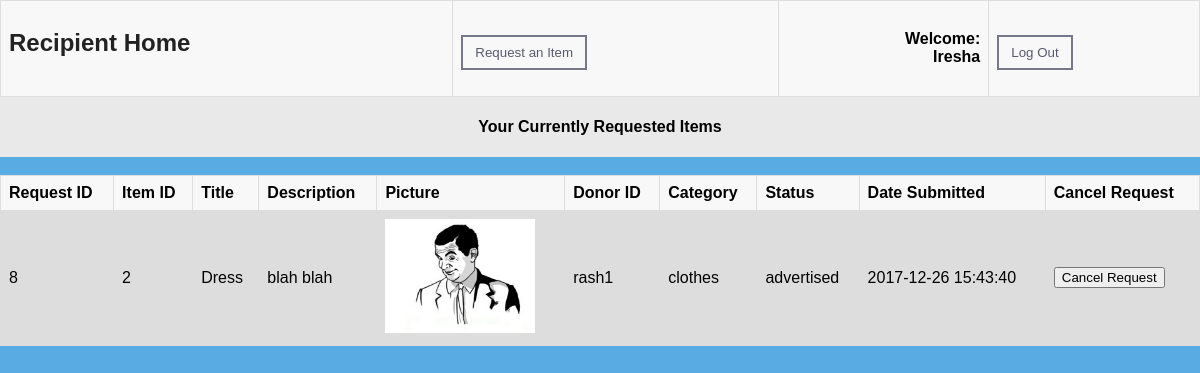
Page /recipientHome.php (signed in) on the committed database.
### tables this page shows
CREATE TABLE `request` (
  `request_id` varchar(15) NOT NULL,
  `user_id` varchar(20) NOT NULL,
  `item_id` int(15) NOT NULL
);

CREATE TABLE `item` (
  `item_id` int(15) NOT NULL,
  `title` varchar(20) NOT NULL,
  `description` mediumtext NOT NULL,
  `photo_path` varchar(50) NOT NULL,
  `donor_id` varchar(20) NOT NULL,
  `requester_id` varchar(6) DEFAULT NULL,
  `category` varchar(10) NOT NULL,
  `status` varchar(20) NOT NULL,
  `date_submitted` datetime NOT NULL DEFAULT CURRENT_TIMESTAMP
);

### User.php (called while the page is built, shortened)
<?php
include_once "Database.php";
class User{
    protected $name;
    public function getName()
    {
        return $this->name;
    }
}

### Request.php (called while the page is built, shortened)
<?php
class Request
{
    public static function returnRecipientRequests(Database $db, $user)
    {
        $user_id = $user->getUserId();
        try
        {
            $query = "SELECT request.request_id, item.*
FROM request
LEFT JOIN item on request.item_id = item.item_id
WHERE request.user_id = '$user_id'";
            $db->runQuery($query);
            $requestsList = array();
            foreach ($db->results as $row)
            {
                $item = new Item($row[1], $row[2], $row[3], $row[4], $row[5], $row[6], $row[7], $row[8], $row[9]);
                $request = new Request($item, $user);
                $request->setRequestId($row[0]);
                array_push($requestsList, $request);
            }
            return $requestsList;
        }
        catch (DatabaseException $e)
        {
            $e->echoDetails();
        }
        catch (Exception $e)
        {
            echo "Exception in method ". __METHOD__;
        }
    }
}

### Database.php (the view, shortened to what this page needs)
<?php
require_once("User.php");
class Database
{
    public $conn;
    public $res;
    public $results = array();
    private $host = "localhost";
    private $username = "root";
    private $pwd = "";
    private $dbname = "donatelk";
    function __construct()
    {
        $this->conn = new mysqli($this->host, $this->username, $this->pwd, $this->dbname);
    }
    function runQuery($query)
    {
        $this->res = $this->conn->query($query);
    }
    function makeArray()
    {
        $this->numResults = mysqli_num_rows($this->res);
        $this->res->data_seek(0);
        for ($rowNum = 0; $rowNum < $this->numResults; $rowNum++) {
            $row = mysqli_fetch_array($this->res, MYSQLI_NUM);
            $this->results[] = $row;
        }
    }
    function makeTable($columnTitles, $skipCols = [], $whoObject = null, $objectArray = [], bool $isButton = false, $buttonName = "submit", string $buttonTitle = "", string $actionpath = "")
    {
        $pictureColumn = -1;
        for ($colT = 0; $colT < count($columnTitles); $colT++)
        {
            if ($columnTitles[$colT] == 'Picture')
            {
                $pictureColumn = $colT;
                break;
            }
        }
        echo "<table><tr>";
        foreach ($columnTitles as $column)
        {
            echo "<th>" . $column . "</th>";
        }
        echo "</tr>";
        for ($rowNum = 0; $rowNum< count($this->results); $rowNum++)
        {
            echo "<tr>";
            for($colNum = 0; $colNum < count($this->results[$rowNum]) ; $colNum++)
            {
                if(in_array($colNum, $skipCols)) continue;
                if($colNum == $pictureColumn)
                {
                    $path = $this->results[$rowNum][$colNum];
                    echo "<td><img src=\"$path\" width=\"150\"></td>";
                }
                else
                    echo "<td>" . $this->results[$rowNum][$colNum] . "</td>";
            }
            if($isButton)
            {
                echo "<td><form action = \" " . $actionpath . " \" method = \"post\">";
                echo "<input type=\"submit\" name=\"" . $buttonName ."\" value=\"" . $buttonTitle . "\">";
                echo "</td></form>";
            }
            echo "</tr>";
        }
        echo "</table>";
        return true;
    }
}

### recipientHome.php (shortened to what this page needs)
<!DOCTYPE html>
<?php
require_once("Database.php");
require_once("User.php");
require_once("Recipient.php");
require_once("Request.php");
$user = $_SESSION['user'];
$name = $user->getName();
echo "<html lang=\"en\">
<head>
    <meta charset=\"UTF-8\">
    <title>Recipient Home</title>
    <link rel=\"stylesheet\" type=\"text/css\" href=\"css/requestItem.css\">
</head>
<body>
<form class=\"topnav\" action = \"recipientHome.php\" method = \"get\" >
    <table>
        <tr><td>
                <h2>Recipient Home</h2>
            </td>";
echo "<td align='center'><input type=\"submit\" name=\"request\" value=\"Request an Item\"></td>";
echo "<td><h4 align = right>Welcome:<br>" . $name . "</h4></td>";
echo "<td><input type=\"submit\" name=\"logout\" value=\"Log Out\"></td></tr>
    </table>";
echo "<h4 align = center>Your Currently Requested Items</h4>";
echo "</form></div><br>";
$db = new Database();
$requestsList = Request::returnRecipientRequests($db, $user);
$db->makeTable(["Request ID", "Item ID", "Title", "Description", "Picture", "Donor ID", "Category", "Status", "Date Submitted", "Cancel Request"],
    [6], null, $requestsList, true, "cancel", "Cancel Request", "reciepient_cancelRequest.php"
);
echo "</form></div></body></html>";

### css/requestItem.css (style rules this page uses)
body { background: #59ABE3; margin: 0 }
.topnav { overflow: hidden; background-color: #e9e9e9; font-family: 'Montserrat', sans-serif; }
.topnav input[type=submit] { float: left; padding: 8px 12px; margin: 8px 0 0; font-family: 'Montserrat', sans-serif; border: 2px solid #78788c; background: 0; color: #5a5a6e; cursor: pointer; transition: all .3s }
.topnav h2, h3 { margin: 5px 0; padding-bottom: 10px; color: #222222; }
table { font-family: arial, sans-serif; border-collapse: collapse; width: 100%; }
td, th { border: 1px solid #dddddd; text-align: left; padding: 8px; }
tr:nth-child(even) { background-color: #dddddd; }
tr:nth-child(odd) { background-color: #f8f8f8; }

### rows in the picture
request: request_id "8", item.item_id "2", item.title "Dress", item.description "blah blah", item.photo_path (picture), item.donor_id "rash1", item.category "clothes", item.status "advertised", item.date_submitted "2017-12-26 15:43:40"

### other values in the picture
$name "Iresha"
$column "Request ID"
$column "Item ID"
$column "Title"
$column "Description"
$column "Picture"
$column "Donor ID"
$column "Category"
$column "Status"
$column "Date Submitted"
$column "Cancel Request"
